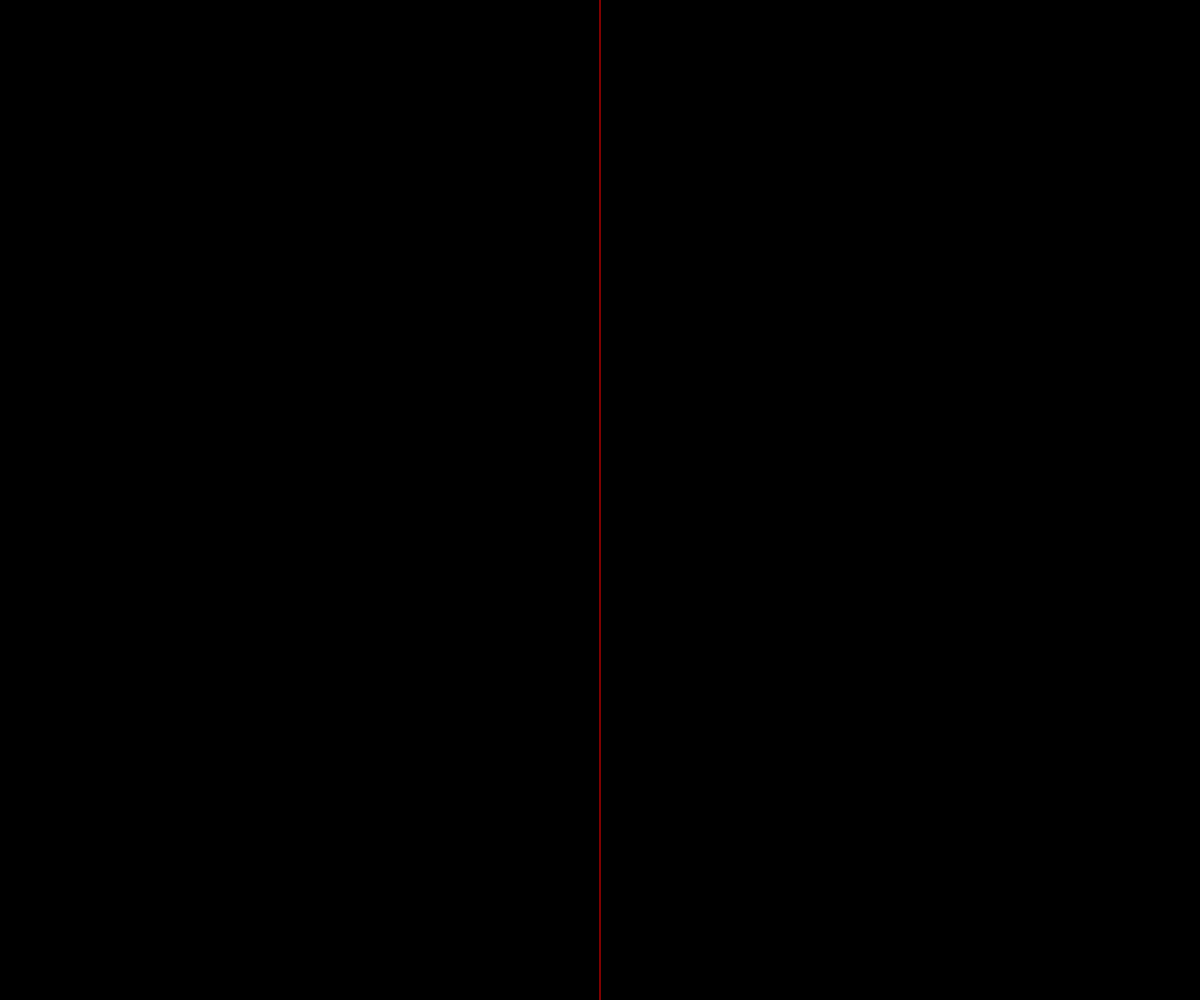
Frame 1 (no input)
Frame 60 (no input): identical to frame 1, image omitted
Frame 120 (the mouse pressed at the canvas centre since frame 60): identical to frame 1, image omitted

The p5.js sketch that drew this single still picture (run headless with seeded random() and noise() and a simulated clock; from frame 60 on, the mouse is pressed at the canvas centre):

// p5.js sketch
// ── sketch.js
var cor;
function setup()
{
    createCanvas(windowWidth, windowHeight);
    cor=0;
}

function draw()
{
 if(mouseX > width/2) cor++;
 else cor--;
 if (cor>255) cor = 255;
 if (cor<0) cor = 0;
 background(cor);
 stroke(255, 0, 0);
 line(width/2, 0, width/2, height);
}

function windowResized()
{
    resizeCanvas(windowWidth, windowHeight);
}
